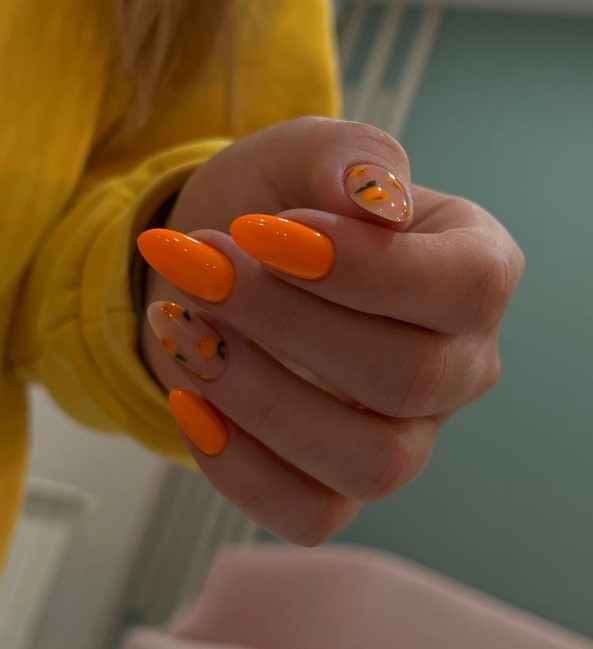
#> input picture media-src/real-work-2.jpg, 593 x 649 px, given in place of real-work-2.jpg-plate-raw.png, which was not available
$ python trace.py ../../media-src/real-work-2.jpg
#> lines starting #> are read from the running program, lines starting #| are printed output that depends on the picture; after the words box and inside, x2 and y2 are one past the last pixel; in counts of white or black regions, pixels touching at a corner belong together
"""Растровая плата руки (KIE) → векторная рука для конструктора.

    py -3 -I scripts/hands/trace.py            # обе руки
    py -3 -I scripts/hands/trace.py her        # одна

Вход:  media-src/hands/<kind>-plate-raw.png  (плата с голыми ногтевыми ложами на белом фоне)
Выход: media-src/hands/<kind>-base.svg        (рука слоями ролей: skin, shade, light, crease, outline)
       src/constructor/handArt.json            (viewBox и якоря пяти ногтей каждой руки)

Шаги: пиксели → ближайшая роль из палитры платы (Lab) → пять ногтевых лож находятся
как крупные пятна цвета «ноготь», по ним меряются якоря (кутикула, ось, ширина, длина ложа),
затем ложа закрашиваются кожей (ногти рисует код поверх) → каждый слой ролей трассируется
отдельно vtracer'ом в бинарном режиме и кладётся стопкой: силуэт кожей, тени, блики, складки, контур.
Тона кожи собирает scripts/hands/build.mjs заменой цвета каждой роли.
Якоря её руки потом переписывает scripts/hands/comp_nails.py — по ногтям утверждённого макета.

Зависимости: Pillow, numpy, scikit-image, vtracer (`py -3 -m pip install vtracer`).
"""
import json
import os
import re
import sys
import tempfile

import numpy as np
import vtracer
from PIL import Image, ImageFilter
from scipy import ndimage
from skimage.color import rgb2lab

ROOT = os.path.abspath(os.path.join(os.path.dirname(__file__), "..", ".."))
SRC = os.path.join(ROOT, "media-src", "hands")
ART_JSON = os.path.join(ROOT, "src", "constructor", "handArt.json")

# Палитра ролей платы (замерена по her-plate-raw.png / his-plate-raw.png). Порядок = порядок слоёв.
ROLES = {
    "bg": "#ffffff",
    "skin": "#efc0a9",
    "light": "#f5cebc",
    "shade": "#d29a87",
    "crease": "#c6907c",
    "nail": "#f4d3cc",
    "ring": "#8f605b",
    "outline": "#4a2b27",
}
LAYERS = ["shade", "light", "crease", "outline"]  # поверх силуэта кожи
FINGERS = ["thumb", "index", "middle", "ring", "pinky"]

# Поля холста: сверху — место под экстра-длинный ноготь большого пальца, слева — под тень.
PAD_TOP = 300
PAD_X = 0
# Толщина тонкого ободка вокруг ложа на плате, px.
RING = 9
# Если ложе на плате торчит за подушечку — сколько px срезать, по рукам и пальцам, например {"her": {"thumb": 72.0}}.
# Сейчас не нужно: её плата исправлена правкой (her-plate-fix.txt), ноготь большого пальца короткий.
TIP_TRIM: dict = {}


def hex_rgb(h):
    h = h.lstrip("#")
    return np.array([int(h[i : i + 2], 16) for i in (0, 2, 4)], dtype=float)


def classify(rgb):
    names = list(ROLES)
    lab = rgb2lab(rgb / 255.0)
    pal = rgb2lab(np.array([[hex_rgb(ROLES[n]) for n in names]]) / 255.0)[0]
    d = ((lab[:, :, None, :] - pal[None, None, :, :]) ** 2).sum(axis=-1)
    idx = d.argmin(axis=-1)
    return idx, names, lab[..., 0]


def nail_components(role, names):
    nail = role == names.index("nail")
    nail = ndimage.binary_opening(nail, iterations=2)
    lab, n = ndimage.label(nail)
    sizes = ndimage.sum(nail, lab, range(1, n + 1))
    order = np.argsort(sizes)[::-1][:5]
    comps = []
    for k in order:
        m = lab == (k + 1)
        m = ndimage.binary_fill_holes(m)
        ys, xs = np.nonzero(m)
        comps.append((xs.mean(), m))
    if len(comps) < 5 or min(c[1].sum() for c in comps) < 2000:
        raise SystemExit("trace: не нашёл пять ногтевых лож — проверь плату")
    comps.sort(key=lambda c: c[0])  # слева направо: большой → мизинец
    return [c[1] for c in comps]


# [116 lines left out: functions anchor_of, trim_tip, erase_nails, clean, trace_mask, path_el, not called in this run]


def build(kind):
    src = os.path.join(SRC, f"{kind}-plate-raw.png")
    rgb = np.asarray(Image.open(src).convert("RGB")).astype(float)
    H, W, _ = rgb.shape
    role, names, L = classify(rgb)
    masks = nail_components(role, names)
    trims = TIP_TRIM.get(kind, {})
    measured = [anchor_of(m, f, trims.get(f, 0.0)) for m, f in zip(masks, FINGERS)]
    anchors = [a for a, _ in measured]
    role = erase_nails(role, names, L, masks)
    for (_, geom), f in zip(measured, FINGERS):
        if trims.get(f):
            role = trim_tip(role, names, geom)
    role = clean(role)

    def is_(*ns):
        return np.isin(role, [names.index(n) for n in ns])

    silhouette = ~is_("bg")
    silhouette = ndimage.binary_fill_holes(ndimage.binary_closing(silhouette, iterations=2))
    layers = {
        "skin": silhouette,
        "shade": is_("shade"),
        "light": is_("light", "nail"),
        "crease": is_("crease", "ring"),
        "outline": is_("outline"),
    }
    els = []
    with tempfile.TemporaryDirectory() as tmp:
        for cls in ["skin", *LAYERS]:
            for d, tx, ty in trace_mask(layers[cls], tmp):
                els.append(path_el(cls, d, tx, ty))
    vw, vh = W + 2 * PAD_X, H + PAD_TOP
    ys, xs = np.nonzero(silhouette)
    bounds = [int(xs.min()) + PAD_X, int(ys.min()) + PAD_TOP, int(xs.max()) + 1 + PAD_X, int(ys.max()) + 1 + PAD_TOP]
    svg = (
        f'<svg xmlns="http://www.w3.org/2000/svg" viewBox="0 0 {vw} {vh}" width="{vw}" height="{vh}">'
        f'<g class="hand">{"".join(els)}</g></svg>\n'
    )
    out = os.path.join(SRC, f"{kind}-base.svg")
    with open(out, "w", encoding="utf-8", newline="\n") as f:
        f.write(svg)
    print(f"trace: {os.path.relpath(out, ROOT)} — {len(els)} путей, {len(svg) // 1024} КБ")
    return {"viewBox": [0, 0, vw, vh], "bounds": bounds, "anchors": anchors}


def main():
    kinds = sys.argv[1:] or ["her", "his"]
    art = {}
    if os.path.exists(ART_JSON):
        art = json.load(open(ART_JSON, encoding="utf-8"))
    for k in kinds:
        art[k] = build(k)
#> in classify, `lab = rgb2lab(rgb / 255.0)`: lab: shape (649, 593, 3) float64; mean of channels 0, 1, 2 38.7, 7.9, 19.8
#> in classify, `idx = d.argmin(axis=-1)`:
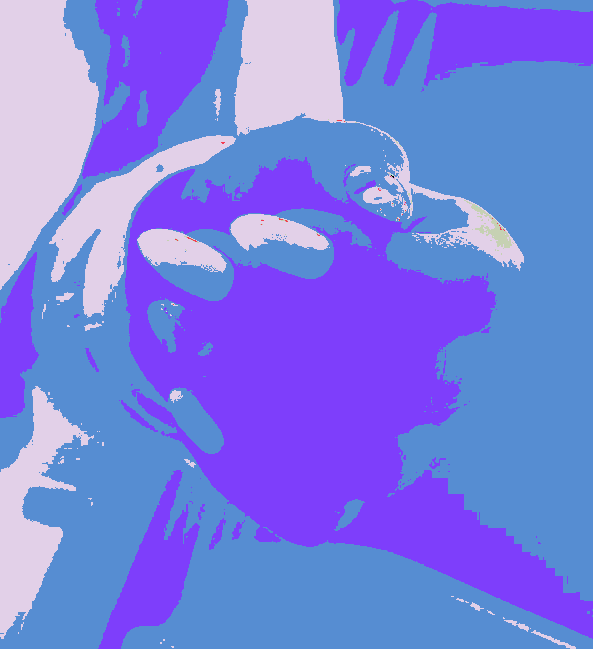
#> idx: shape (649, 593) int64; 8 distinct labels, from 0 to 7; one colour per label, 0 black
#> in build, `role, names, L = classify(rgb)`:
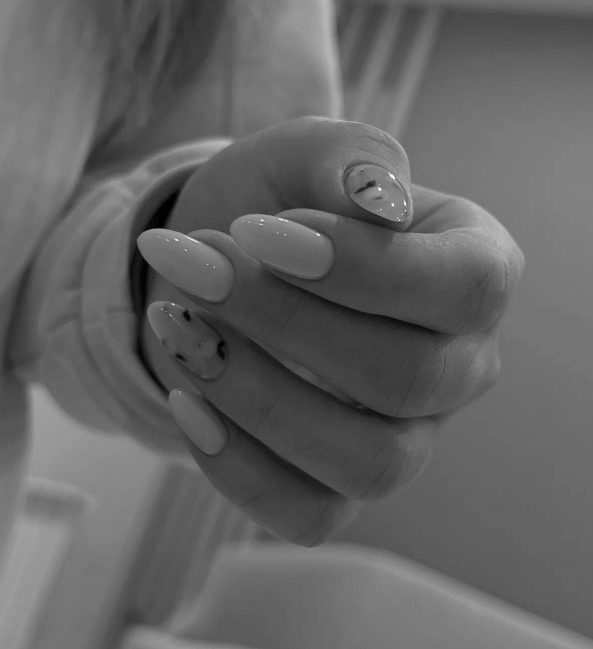
#> L: shape (649, 593) float64; min 0.642, max 98.16, mean 38.7; drawn with min black and max white
#> in build, `role, names, L = classify(rgb)`: names = ['bg', 'skin', 'light', 'shade', 'crease', 'nail', 'ring', 'outline']
#> in nail_components, `nail = role == names.index("nail")`:
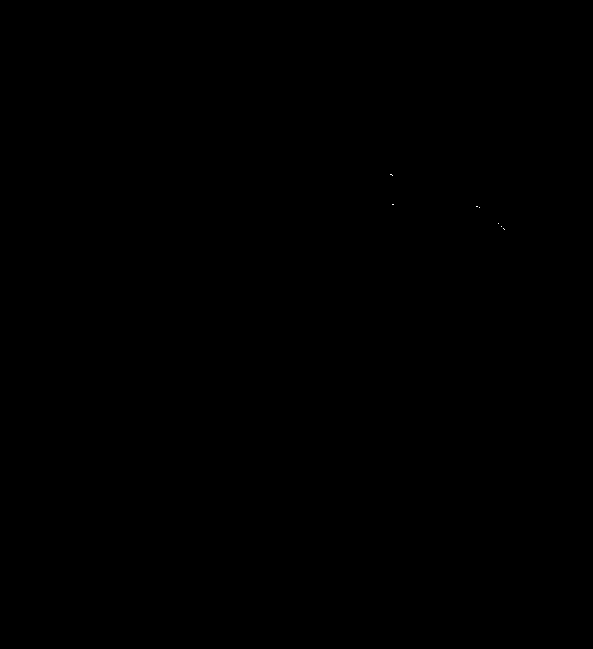
#> nail: shape (649, 593) bool; 0% white in thin lines or dots, all inside (x1, y1, x2, y2) = (390, 174, 505, 230)
#> in nail_components, `nail = ndimage.binary_opening(nail, iterations=2)`: nail: shape (649, 593) bool; every value is 0
#> in nail_components, `lab, n = ndimage.label(nail)`: lab: shape (649, 593) int32; every value is 0
#> in nail_components, `lab, n = ndimage.label(nail)`: n = 0
#> in nail_components, `sizes = ndimage.sum(nail, lab, range(1, n + 1))`: sizes = empty array
#> after the loop in nail_components, `for k in order:`: comps = []
        for f, a in zip(FINGERS, art[k]["anchors"]):
            print(f"  {k} {f}: {a}")
    with open(ART_JSON, "w", encoding="utf-8", newline="\n") as f:
        json.dump(art, f, ensure_ascii=False, indent=2)
        f.write("\n")
    print(f"trace: {os.path.relpath(ART_JSON, ROOT)}")


if __name__ == "__main__":
#> (the run stopped early here; a loop or call above may not have finished)

$ run again, on media-src/real-work-4.jpg
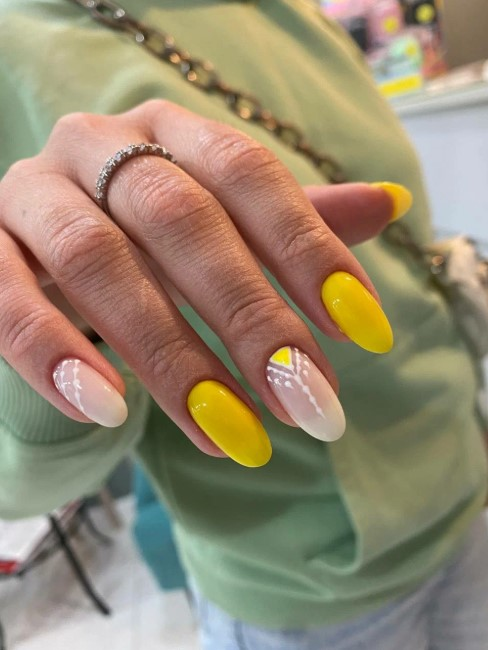
#> input picture media-src/real-work-4.jpg, 488 x 650 px, given in place of real-work-4.jpg-plate-raw.png, which was not available
#> idx: shape (650, 488) int64; 8 distinct labels, from 0 to 7
#> in build, `role, names, L = classify(rgb)`:
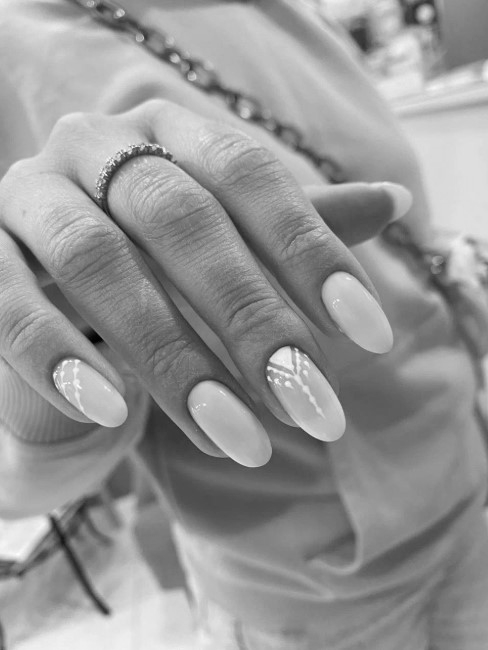
#> L: shape (650, 488) float64; min 0.466, max 97, mean 57.5; drawn with min black and max white
#> names = ['bg', 'skin', 'light', 'shade', 'crease', 'nail', 'ring', 'outline']
#> n = 38
#> sizes = 38 values, max 11491 at index 32, min 13 at index 13, mean 655.4
#> order = [32, 5, 31, 3, 18]
#> the loop in nail_components, `for k in order:` made 5 passes
#> k on passes 1, 2, 3, 5: 32, 5, 31, 18
#> pass 2, in nail_components, `m = lab == (k + 1)`:
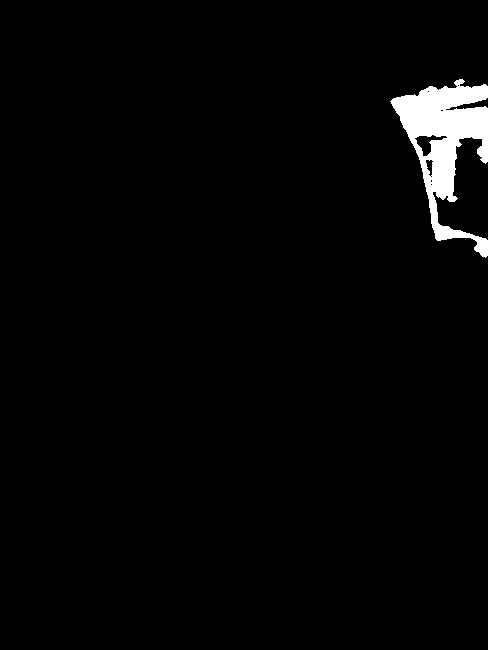
#> m: shape (650, 488) bool; 2.2% white; 1 white region, box (x1, y1, x2, y2) and area: (390, 79, 488, 258) 7064
#> after the loop in nail_components, `for k in order:`: comps = 5 items
